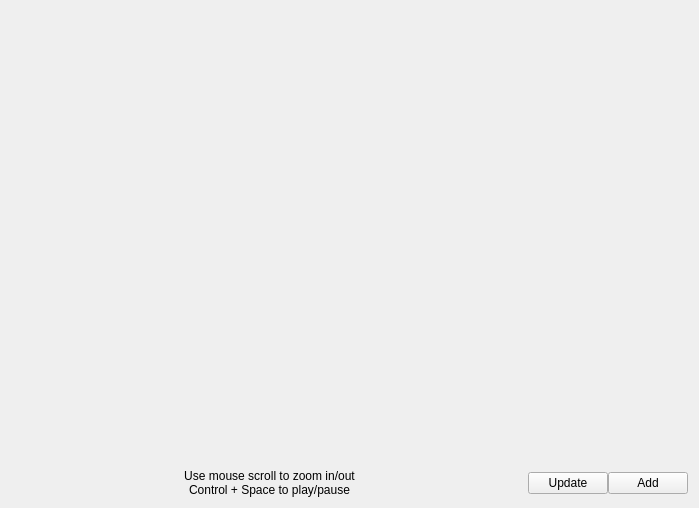
<?xml version="1.0" encoding="UTF-8"?>
<ui version="4.0">
 <class>AudioWaveForm</class>
 <widget class="QWidget" name="AudioWaveForm">
  <property name="geometry">
   <rect>
    <x>0</x>
    <y>0</y>
    <width>699</width>
    <height>508</height>
   </rect>
  </property>
  <property name="sizePolicy">
   <sizepolicy hsizetype="Expanding" vsizetype="Expanding">
    <horstretch>0</horstretch>
    <verstretch>0</verstretch>
   </sizepolicy>
  </property>
  <property name="windowTitle">
   <string>Form</string>
  </property>
  <layout class="QVBoxLayout" name="verticalLayout">
   <property name="spacing">
    <number>0</number>
   </property>
   <item>
    <widget class="QCustomPlot" name="widget" native="true">
     <property name="sizePolicy">
      <sizepolicy hsizetype="Expanding" vsizetype="Expanding">
       <horstretch>0</horstretch>
       <verstretch>0</verstretch>
      </sizepolicy>
     </property>
    </widget>
   </item>
   <item>
    <layout class="QHBoxLayout" name="horizontalLayout" stretch="1,0,0">
     <item>
      <widget class="QLabel" name="label">
       <property name="sizePolicy">
        <sizepolicy hsizetype="Preferred" vsizetype="Preferred">
         <horstretch>0</horstretch>
         <verstretch>0</verstretch>
        </sizepolicy>
       </property>
       <property name="text">
        <string>Use mouse scroll to zoom in/out
Control + Space to play/pause</string>
       </property>
       <property name="alignment">
        <set>Qt::AlignCenter</set>
       </property>
      </widget>
     </item>
     <item>
      <widget class="QPushButton" name="updateTimestampsBtn">
       <property name="text">
        <string>Update</string>
       </property>
      </widget>
     </item>
     <item>
      <widget class="QPushButton" name="addBtn">
       <property name="enabled">
        <bool>true</bool>
       </property>
       <property name="text">
        <string>Add</string>
       </property>
      </widget>
     </item>
    </layout>
   </item>
  </layout>
 </widget>
 <customwidgets>
  <customwidget>
   <class>QCustomPlot</class>
   <extends>QWidget</extends>
   <header location="global">mediaplayer/qcustomplot.h</header>
   <container>1</container>
  </customwidget>
 </customwidgets>
 <resources/>
 <connections/>
</ui>
